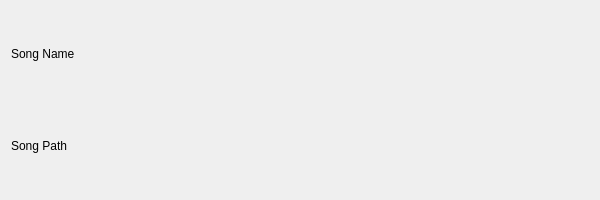
<?xml version="1.0" encoding="UTF-8"?>
<ui version="4.0">
 <class>base</class>
 <widget class="QFrame" name="base">
  <property name="geometry">
   <rect>
    <x>0</x>
    <y>0</y>
    <width>600</width>
    <height>200</height>
   </rect>
  </property>
  <property name="windowTitle">
   <string>Frame</string>
  </property>
  <property name="frameShape">
   <enum>QFrame::Shape::NoFrame</enum>
  </property>
  <layout class="QVBoxLayout" name="verticalLayout">
   <item>
    <widget class="QLabel" name="name_label">
     <property name="text">
      <string>Song Name</string>
     </property>
    </widget>
   </item>
   <item>
    <widget class="QLabel" name="path_label">
     <property name="text">
      <string>Song Path</string>
     </property>
    </widget>
   </item>
  </layout>
 </widget>
 <resources/>
 <connections/>
</ui>
